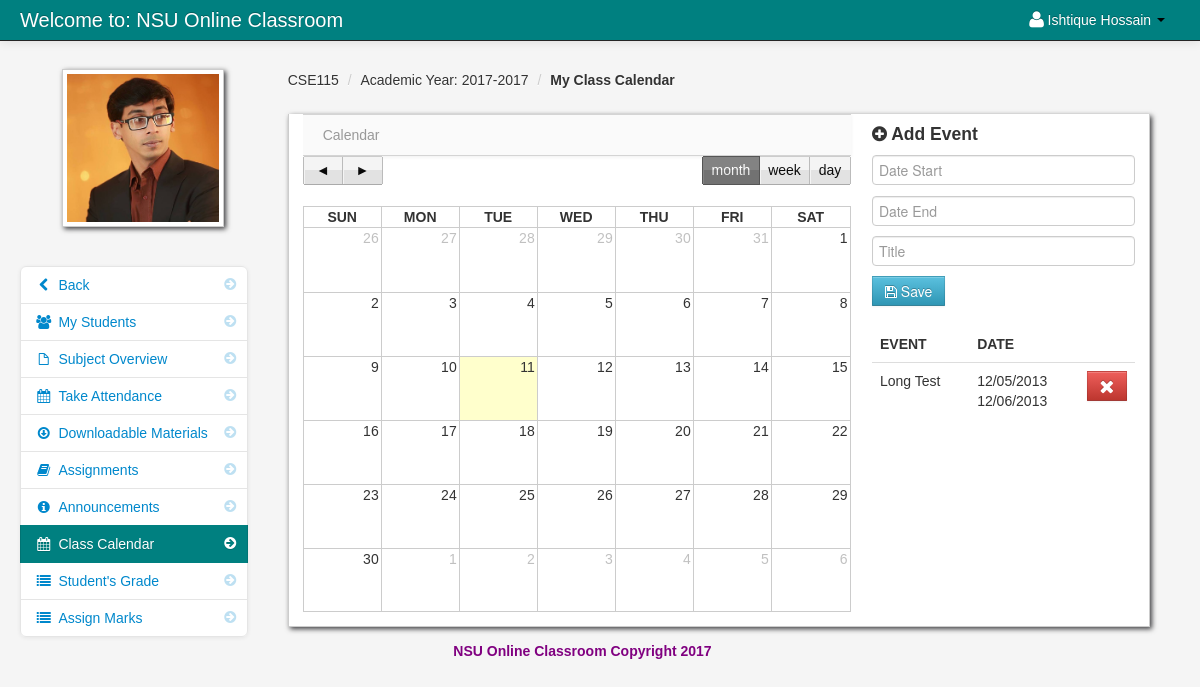
/class_calendar.php (signed in), run on an earlier commit of the app's database.
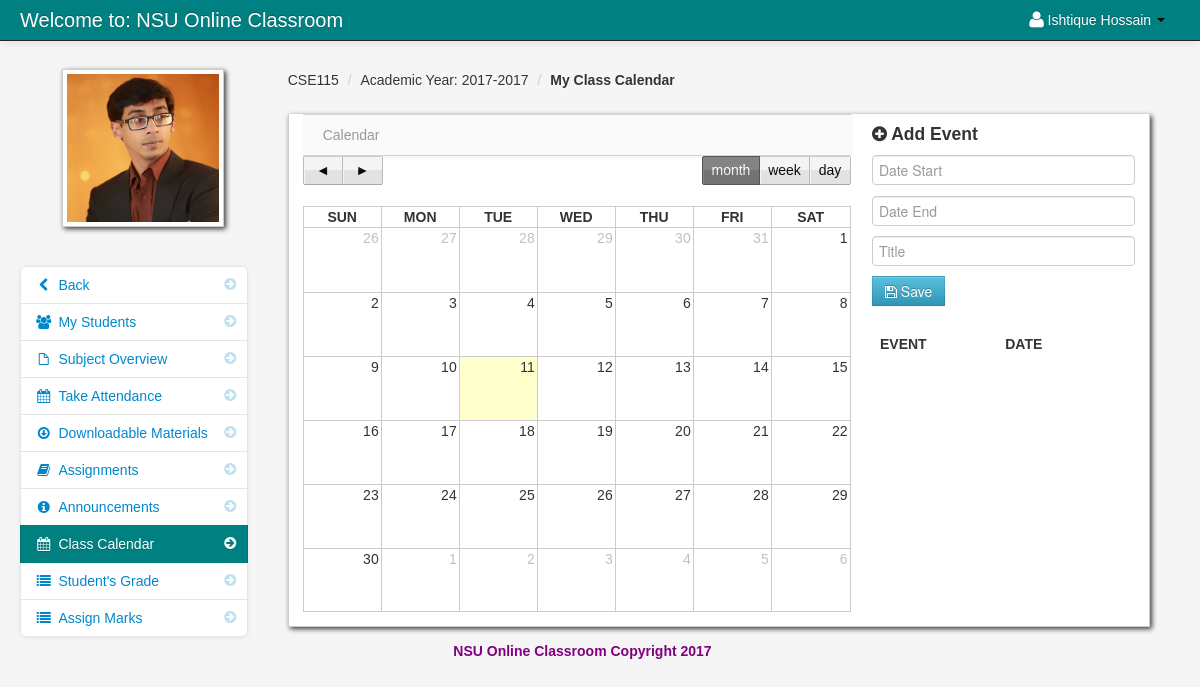
And on a later commit of the database.
### tables this page shows
CREATE TABLE `event` (
  `event_id` int(11) NOT NULL,
  `event_title` varchar(100) NOT NULL,
  `teacher_class_id` int(11) NOT NULL,
  `date_start` varchar(100) NOT NULL,
  `date_end` varchar(100) NOT NULL
);

### add_class_event.php (shortened to what this page needs)
 <form id="signin_student" class="form-signin" method="post">
	<h4 class="form-signin-heading"><i class="icon-plus-sign"></i> Add Event</h4>
	    <input type="text" class="input-block-level datepicker" name="date_start" id="date01" placeholder="Date Start" required/>
	    <input type="text" class="input-block-level datepicker" name="date_end" id="date01" placeholder="Date End" required/>
		<input type="text" class="input-block-level" id="username" name="title" placeholder="Title" required/>
	<button id="signin" name="add" class="btn btn-info" type="submit"><i class="icon-save"></i> Save</button>
</form>
		<table cellpadding="0" cellspacing="0" border="0" class="table" id="">
										<thead>
										        <tr>
												<th>Event</th>
												<th>Date</th>
												<th></th>
												</tr>
										</thead>
										<tbody>
									<?php $event_query = mysql_query("select * from event where teacher_class_id = '$get_id' ")or die(mysql_error());
										while($event_row = mysql_fetch_array($event_query)){
										$id  = $event_row['event_id'];
									?>
										<tr id="del<?php echo $id; ?>">
										 <td><?php echo $event_row['event_title']; ?></td>
                                         <td><?php  echo $event_row['date_start']; ?>
											<br>
											 <?php  echo $event_row['date_end']; ?>
										 </td>
                                         <td width="40">
										 <form method="post" action="delete_class_event.php">
										 <button class="btn btn-danger" name="delete_event"><i class="icon-remove icon-large"></i></button>
										 </form>
										 </td>
                                </tr>
						 <?php } ?>
										</tbody>
									</table>

What changed in the data, as far as the page shows it:
removed event: event_title "Long Test", date_start "12/05/2013", date_end "12/06/2013"
